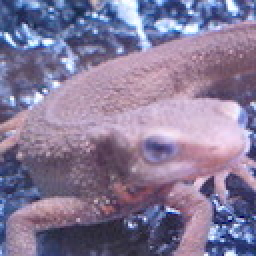
#> input picture Question_71_80/imori.jpg, 128 x 128 px, found by its file name (shown 2 times larger)
$ python prac_80.py
#> lines starting #> are read from the running program, lines starting #| are printed output that depends on the picture
import cv2
import numpy as np

# Read image
img = cv2.imread("Question_71_80\imori.jpg")
#> img is the input picture: shape (128, 128, 3); mean B, G, R 152.8, 121.8, 134.1
H,W,C = img.shape
#> H = 128; W = 128; C = 3
gray = cv2.cvtColor(img, cv2.COLOR_BGR2GRAY)
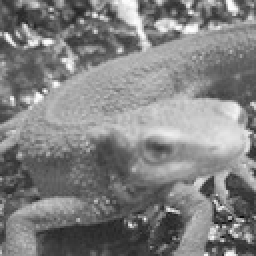
#> gray: shape (128, 128) (shown 2 times larger); min 11, max 254, mean 129


sum = np.zeros((H,W), dtype=np.uint8)
for i in range(4):
    img_ = gray.copy()
    filter = cv2.getGaborKernel(ksize=(11,11),sigma=1.5,theta=45*i,lambd=3,gamma=1.2,psi=0)
    out = cv2.filter2D(img_,ddepth=-1,kernel=filter)
    sum += out
#> this loop made 4 passes
#> pass 1, `out = cv2.filter2D(img_,ddepth=-1,kernel=filter)`:
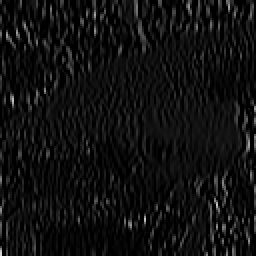
#> out: shape (128, 128) (shown 2 times larger); min 0, max 212, mean 16
#> pass 2, `out = cv2.filter2D(img_,ddepth=-1,kernel=filter)`:
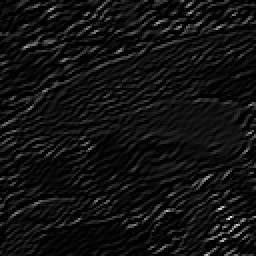
#> out: shape (128, 128) (shown 2 times larger); min 0, max 228, mean 17.2
#> pass 2, `sum += out`:
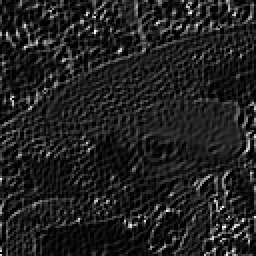
#> sum: shape (128, 128) (shown 2 times larger); min 0, max 255, mean 33
#> pass 3, `out = cv2.filter2D(img_,ddepth=-1,kernel=filter)`:
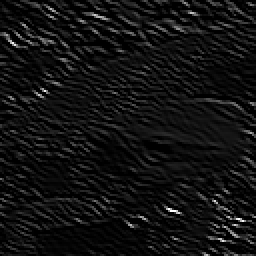
#> out: shape (128, 128) (shown 2 times larger); min 0, max 255, mean 17.7
#> after the loop:
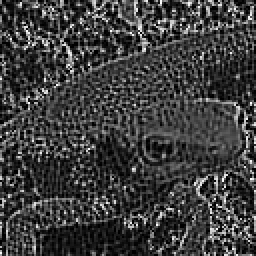
#> sum: shape (128, 128) (shown 2 times larger); min 0, max 255, mean 61.5

np.clip(sum, 0, 255)
cv2.imshow('result', sum)
cv2.waitKey(0)
cv2.destroyAllWindows()
